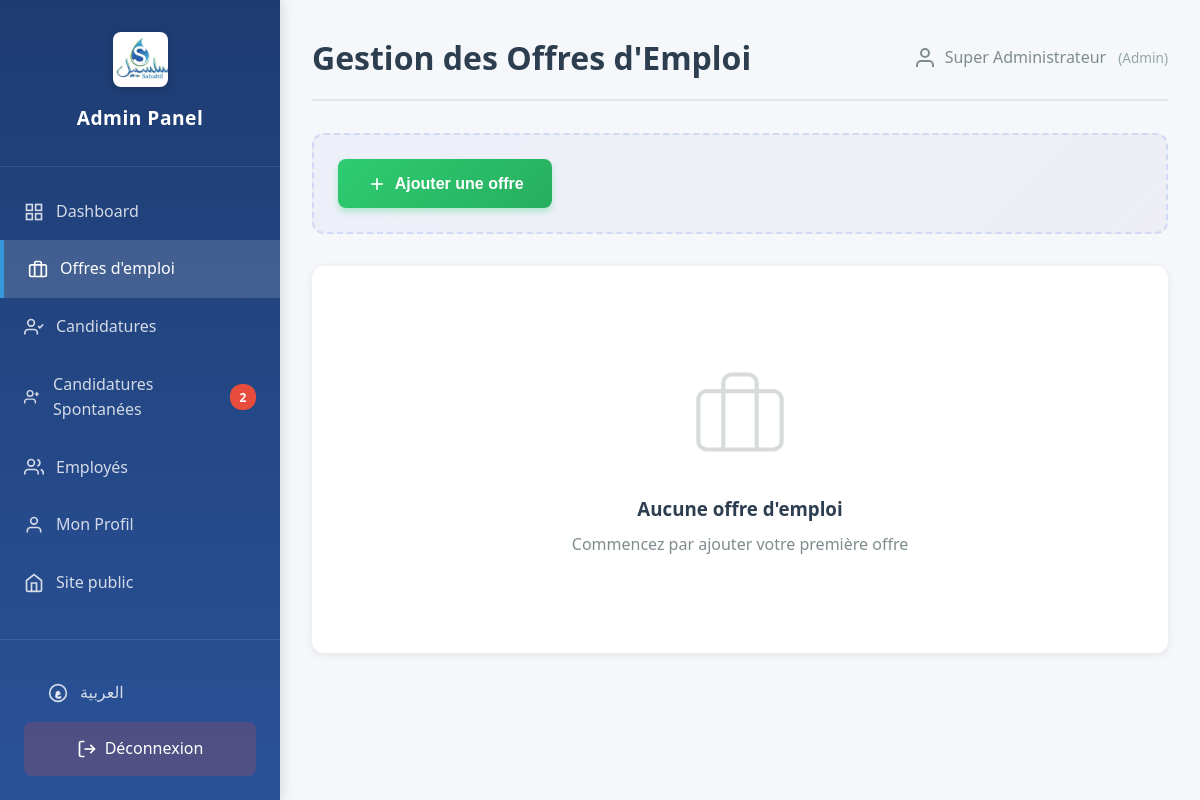
/admin/jobs (signed in), run on the app's committed database.
### tables this page shows
CREATE TABLE employees (
            id INTEGER PRIMARY KEY AUTOINCREMENT,
            username TEXT UNIQUE NOT NULL,
            password TEXT NOT NULL,
            prenom TEXT NOT NULL,
            nom TEXT NOT NULL,
            email TEXT UNIQUE NOT NULL,
            role TEXT NOT NULL,
            status TEXT DEFAULT 'actif',
            date_creation TEXT DEFAULT CURRENT_TIMESTAMP
        );

### app.py (the view)
@app.route('/admin/jobs')
@app.route('/admin/jobs')
@login_required
@permission_required('view_jobs')
def admin_jobs():
    all_applications = get_all_applications()
    regular_applications = [app for app in all_applications if app.get('job_id') != 0]
    spontaneous_count = len([app for app in all_applications if app.get('job_id') == 0])
    current_user = get_current_user()
    permissions = has_permission(None)  # Get all permissions
    return render_template('admin/jobs.html',
                         jobs=get_all_jobs(),
                         applications=regular_applications,
                         current_user=current_user,
                         permissions=permissions,
                         spontaneous_count=spontaneous_count)

### templates/admin/jobs.html (shortened to what this page needs)
<!DOCTYPE html>
<html lang="{% if lang == 'ar' %}ar{% else %}fr{% endif %}" {% if lang == 'ar' %}dir="rtl"{% endif %}>
<head>
    <link rel="stylesheet" href="{{ url_for('static', filename='css/style.css') }}">
    <link rel="stylesheet" href="{{ url_for('static', filename='css/admin.css') }}">
</head>
<body>
    <div class="admin-layout">
        <aside class="admin-sidebar">
            <div class="sidebar-header">
                <img src="{{ url_for('static', filename='img/logo.jpeg') }}" alt="Logo Salsabil" class="logo-img">
                <h3>{% if lang == 'ar' %}لوحة التحكم{% else %}Admin Panel{% endif %}</h3>
            </div>
            <nav class="sidebar-nav">
                <a href="{{ url_for('admin_dashboard_ar' if lang == 'ar' else 'admin_dashboard') }}" class="nav-item">
                    <svg width="20" height="20" viewBox="0 0 24 24" fill="none" stroke="currentColor" stroke-width="2">
                        <rect x="3" y="3" width="7" height="7"></rect>
                        <rect x="14" y="3" width="7" height="7"></rect>
                        <rect x="14" y="14" width="7" height="7"></rect>
                        <rect x="3" y="14" width="7" height="7"></rect>
                    </svg>
                    {% if lang == 'ar' %}لوحة التحكم{% else %}Dashboard{% endif %}
                </a>
                <a href="{{ url_for('admin_jobs_ar' if lang == 'ar' else 'admin_jobs') }}" class="nav-item active">
                    <svg width="20" height="20" viewBox="0 0 24 24" fill="none" stroke="currentColor" stroke-width="2">
                        <rect x="2" y="7" width="20" height="14" rx="2" ry="2"></rect>
                        <path d="M16 21V5a2 2 0 0 0-2-2h-4a2 2 0 0 0-2 2v16"></path>
                    </svg>
                    {% if lang == 'ar' %}عروض العمل{% else %}Offres d'emploi{% endif %}
                </a>
                <a href="{{ url_for('admin_applications_ar' if lang == 'ar' else 'admin_applications') }}" class="nav-item">
                    <svg width="20" height="20" viewBox="0 0 24 24" fill="none" stroke="currentColor" stroke-width="2">
                        <path d="M16 21v-2a4 4 0 0 0-4-4H5a4 4 0 0 0-4 4v2"></path>
                        <circle cx="8.5" cy="7" r="4"></circle>
                        <polyline points="17 11 19 13 23 9"></polyline>
                    </svg>
                    {% if lang == 'ar' %}الطلبات{% else %}Candidatures{% endif %}
                </a>
                <a href="{{ url_for('admin_spontaneous_applications_ar' if lang == 'ar' else 'admin_spontaneous_applications') }}" class="nav-item">
                    <svg width="20" height="20" viewBox="0 0 24 24" fill="none" stroke="currentColor" stroke-width="2">
                        <path d="M16 21v-2a4 4 0 0 0-4-4H5a4 4 0 0 0-4 4v2"></path>
                        <circle cx="8.5" cy="7" r="4"></circle>
                        <path d="M15 8h6m-3-3v6"></path>
                    </svg>
                    {% if lang == 'ar' %}طلبات عفوية{% else %}Candidatures Spontanées{% endif %}
                    {% if spontaneous_count > 0 %}
                    <span class="badge">{{ spontaneous_count }}</span>
                    {% endif %}
                </a>
                {% if permissions and permissions.view_employees %}
                <a href="{{ url_for('admin_employees_ar' if lang == 'ar' else 'admin_employees') }}" class="nav-item">
                    <svg width="20" height="20" viewBox="0 0 24 24" fill="none" stroke="currentColor" stroke-width="2">
                        <path d="M17 21v-2a4 4 0 0 0-4-4H5a4 4 0 0 0-4 4v2"></path>
                        <circle cx="8.5" cy="7" r="4"></circle>
                        <path d="M23 21v-2a4 4 0 0 0-3-3.87"></path>
                        <path d="M16 3.13a4 4 0 0 1 0 7.75"></path>
                    </svg>
                    {% if lang == 'ar' %}الموظفون{% else %}Employés{% endif %}
                </a>
                {% endif %}
                <a href="{{ url_for('admin_profile_ar' if lang == 'ar' else 'admin_profile') }}" class="nav-item">
                    <svg width="20" height="20" viewBox="0 0 24 24" fill="none" stroke="currentColor" stroke-width="2">
                        <path d="M20 21v-2a4 4 0 0 0-4-4H8a4 4 0 0 0-4 4v2"></path>
                        <circle cx="12" cy="7" r="4"></circle>
                    </svg>
                    {% if lang == 'ar' %}ملفي الشخصي{% else %}Mon Profil{% endif %}
                </a>
                <a href="{{ url_for('jobs_ar' if lang == 'ar' else 'jobs') }}" class="nav-item">
                    <svg width="20" height="20" viewBox="0 0 24 24" fill="none" stroke="currentColor" stroke-width="2">
                        <path d="M3 9l9-7 9 7v11a2 2 0 0 1-2 2H5a2 2 0 0 1-2-2z"></path>
                        <polyline points="9 22 9 12 15 12 15 22"></polyline>
                    </svg>
                    {% if lang == 'ar' %}الموقع العام{% else %}Site public{% endif %}
                </a>
            </nav>
            <div class="sidebar-footer">
                {% if lang == 'ar' %}
                <a href="{{ url_for('admin_jobs') }}" class="nav-item">
                    <svg width="20" height="20" viewBox="0 0 24 24" fill="none" stroke="currentColor" stroke-width="2">
                        <circle cx="12" cy="12" r="10"></circle>
                        <text x="12" y="16" text-anchor="middle" font-size="12" fill="currentColor">FR</text>
                    </svg>
                    Français
                </a>
                {% else %}
                <a href="{{ url_for('admin_jobs_ar') }}" class="nav-item">
                    <svg width="20" height="20" viewBox="0 0 24 24" fill="none" stroke="currentColor" stroke-width="2">
                        <circle cx="12" cy="12" r="10"></circle>
                        <text x="12" y="16" text-anchor="middle" font-size="10" fill="currentColor">ع</text>
                    </svg>
                    العربية
                </a>
                {% endif %}
                <a href="{{ url_for('admin_logout') }}" class="btn-logout">
                    <svg width="20" height="20" viewBox="0 0 24 24" fill="none" stroke="currentColor" stroke-width="2">
                        <path d="M9 21H5a2 2 0 0 1-2-2V5a2 2 0 0 1 2-2h4"></path>
                        <polyline points="16 17 21 12 16 7"></polyline>
                        <line x1="21" y1="12" x2="9" y2="12"></line>
                    </svg>
                    {% if lang == 'ar' %}تسجيل الخروج{% else %}Déconnexion{% endif %}
                </a>
            </div>
        </aside>
        <main class="admin-main">
            <div class="admin-header">
                <h1>{% if lang == 'ar' %}إدارة عروض العمل{% else %}Gestion des Offres d'Emploi{% endif %}</h1>
                <div class="admin-user">
                    <svg width="24" height="24" viewBox="0 0 24 24" fill="none" stroke="currentColor" stroke-width="2">
                        <path d="M20 21v-2a4 4 0 0 0-4-4H8a4 4 0 0 0-4 4v2"></path>
                        <circle cx="12" cy="7" r="4"></circle>
                    </svg>
                    <span>{{ current_user.prenom if current_user else 'Admin' }} {{ current_user.nom if current_user else '' }}</span>
                    {% if current_user and current_user.role %}
                    <span class="user-role">({{ current_user.role|capitalize }})</span>
                    {% endif %}
                </div>
            </div>
            {% if permissions and permissions.add_job %}
            <div class="action-bar">
                <button class="btn-add-job" onclick="openJobModal()">
                    <svg width="20" height="20" viewBox="0 0 24 24" fill="none" stroke="currentColor" stroke-width="2">
                        <line x1="12" y1="5" x2="12" y2="19"></line>
                        <line x1="5" y1="12" x2="19" y2="12"></line>
                    </svg>
                    {% if lang == 'ar' %}إضافة عرض عمل{% else %}Ajouter une offre{% endif %}
                </button>
            </div>
            {% endif %}
            <div class="content-section">
                {% if jobs %}
                <div class="jobs-admin-grid">
                    {% for job in jobs %}
                    <div class="job-admin-card">
                        <div class="job-card-header">
                            <h3>{{ job.title }}</h3>
                            <span class="job-type-badge {{ job.type|lower }}">{{ job.type }}</span>
                        </div>
                        <div class="job-card-body">
                            <div class="job-meta-item">
                                <svg width="16" height="16" viewBox="0 0 24 24" fill="none" stroke="currentColor" stroke-width="2">
                                    <path d="M21 10c0 7-9 13-9 13s-9-6-9-13a9 9 0 0 1 18 0z"></path>
                                    <circle cx="12" cy="10" r="3"></circle>
                                </svg>
                                {{ job.location }}
                            </div>
                            <div class="job-meta-item">
                                <svg width="16" height="16" viewBox="0 0 24 24" fill="none" stroke="currentColor" stroke-width="2">
                                    <rect x="2" y="7" width="20" height="14" rx="2" ry="2"></rect>
                                    <path d="M16 21V5a2 2 0 0 0-2-2h-4a2 2 0 0 0-2 2v16"></path>
                                </svg>
                                {{ job.department }}
                            </div>
                            <div class="job-meta-item deadline">
                                <svg width="16" height="16" viewBox="0 0 24 24" fill="none" stroke="currentColor" stroke-width="2">
                                    <circle cx="12" cy="12" r="10"></circle>
                                    <polyline points="12 6 12 12 16 14"></polyline>
                                </svg>
                                {% if lang == 'ar' %}الموعد النهائي{% else %}Date limite{% endif %}: {{ job.deadline }}
                            </div>
                            <p class="job-description">{{ job.description[:100] }}...</p>
                        </div>
                        <div class="job-card-footer">
                            <div class="job-footer-info">
                                <span class="job-date">{% if lang == 'ar' %}تاريخ النشر{% else %}Publié{% endif %}: {{ job.posted_date }}</span>
                                {% set job_applications = applications|selectattr('job_id', 'equalto', job.id)|list %}
                                <span class="candidates-count">
                                    <svg width="16" height="16" viewBox="0 0 24 24" fill="none" stroke="currentColor" stroke-width="2">
                                        <path d="M17 21v-2a4 4 0 0 0-4-4H5a4 4 0 0 0-4 4v2"></path>
                                        <circle cx="8.5" cy="7" r="4"></circle>
                                        <line x1="23" y1="11" x2="17" y2="11"></line>
                                    </svg>
                                    {{ job_applications|length }} {% if lang == 'ar' %}{% if job_applications|length > 1 %}مرشحين{% else %}مرشح{% endif %}{% else %}candidat{% if job_applications|length > 1 %}s{% endif %}{% endif %}
                                </span>
                            </div>
                            <div class="job-actions">
                                <a href="{{ url_for('admin_job_candidates_ar' if lang == 'ar' else 'admin_job_candidates', job_id=job.id) }}" class="btn-view-candidates" title="{% if lang == 'ar' %}عرض المرشحين{% else %}Voir les candidats{% endif %}">
                                    <svg width="18" height="18" viewBox="0 0 24 24" fill="none" stroke="currentColor" stroke-width="2">
                                        <path d="M17 21v-2a4 4 0 0 0-4-4H5a4 4 0 0 0-4 4v2"></path>
                                        <circle cx="8.5" cy="7" r="4"></circle>
                                        <line x1="23" y1="11" x2="17" y2="11"></line>
                                    </svg>
                                    {% if lang == 'ar' %}المرشحون{% else %}Candidats{% endif %}
                                </a>
                                {% if permissions and permissions.edit_job %}
                                <button class="btn-edit" onclick="editJob({{ job.id }})" title="{% if lang == 'ar' %}تعديل{% else %}Modifier{% endif %}">
                                    <svg width="18" height="18" viewBox="0 0 24 24" fill="none" stroke="currentColor" stroke-width="2">
                                        <path d="M11 4H4a2 2 0 0 0-2 2v14a2 2 0 0 0 2 2h14a2 2 0 0 0 2-2v-7"></path>
                                        <path d="M18.5 2.5a2.121 2.121 0 0 1 3 3L12 15l-4 1 1-4 9.5-9.5z"></path>
                                    </svg>
                                </button>
                                {% endif %}
                                {% if permissions and permissions.delete_job %}
                                <form method="POST" action="{{ url_for('admin_delete_job', job_id=job.id) }}" style="display: inline;" onsubmit="return confirm(&quot;{% if lang == 'ar' %}هل أنت متأكد من حذف هذا العرض؟{% else %}Êtes-vous sûr de vouloir supprimer cette offre ?{% endif %}&quot;);">
                                    <button type="submit" class="btn-delete-job" title="{% if lang == 'ar' %}حذف{% else %}Supprimer{% endif %}">
                                        <svg width="18" height="18" viewBox="0 0 24 24" fill="none" stroke="currentColor" stroke-width="2">
                                            <polyline points="3 6 5 6 21 6"></polyline>
                                            <path d="M19 6v14a2 2 0 0 1-2 2H7a2 2 0 0 1-2-2V6m3 0V4a2 2 0 0 1 2-2h4a2 2 0 0 1 2 2v2"></path>
                                        </svg>
                                    </button>
                                </form>
                                {% endif %}
                            </div>
                        </div>
                    </div>
                    {% endfor %}
                </div>
                {% else %}
                <div class="empty-state">
                    <svg width="100" height="100" viewBox="0 0 24 24" fill="none" stroke="currentColor" stroke-width="1">
                        <rect x="2" y="7" width="20" height="14" rx="2" ry="2"></rect>
                        <path d="M16 21V5a2 2 0 0 0-2-2h-4a2 2 0 0 0-2 2v16"></path>
                    </svg>
                    <h3>{% if lang == 'ar' %}لا توجد عروض عمل{% else %}Aucune offre d'emploi{% endif %}</h3>
                    <p>{% if lang == 'ar' %}ابدأ بإضافة أول عرض{% else %}Commencez par ajouter votre première offre{% endif %}</p>
                </div>
                {% endif %}
            </div>
        </main>
    </div>
</body>
</html>

### data on the page
employees: prenom "Super", nom "Administrateur", role "Admin"

### other printed values
{{ spontaneous_count }} "2"
